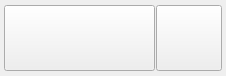
<?xml version="1.0" encoding="UTF-8"?>
<ui version="4.0">
 <class>OptionsCtrls</class>
 <widget class="QWidget" name="OptionsCtrls">
  <property name="geometry">
   <rect>
    <x>0</x>
    <y>0</y>
    <width>226</width>
    <height>76</height>
   </rect>
  </property>
  <property name="windowTitle">
   <string>Form</string>
  </property>
  <widget class="QPushButton" name="bpLogo">
   <property name="geometry">
    <rect>
     <x>156</x>
     <y>5</y>
     <width>66</width>
     <height>66</height>
    </rect>
   </property>
   <property name="text">
    <string/>
   </property>
   <property name="icon">
    <iconset resource="../Media/media.qrc">
     <normaloff>:/BluePrintSubsea_Icon_Dark_RGB.png</normaloff>:/BluePrintSubsea_Icon_Dark_RGB.png</iconset>
   </property>
   <property name="iconSize">
    <size>
     <width>48</width>
     <height>48</height>
    </size>
   </property>
   <property name="checkable">
    <bool>false</bool>
   </property>
  </widget>
  <widget class="QPushButton" name="oculusLogo">
   <property name="geometry">
    <rect>
     <x>4</x>
     <y>5</y>
     <width>151</width>
     <height>66</height>
    </rect>
   </property>
   <property name="text">
    <string/>
   </property>
   <property name="icon">
    <iconset resource="../Media/media.qrc">
     <normaloff>:/Logo_Oculus_256.png</normaloff>:/Logo_Oculus_256.png</iconset>
   </property>
   <property name="iconSize">
    <size>
     <width>128</width>
     <height>48</height>
    </size>
   </property>
   <property name="checkable">
    <bool>false</bool>
   </property>
  </widget>
 </widget>
 <resources>
  <include location="../Media/media.qrc"/>
 </resources>
 <connections/>
</ui>
